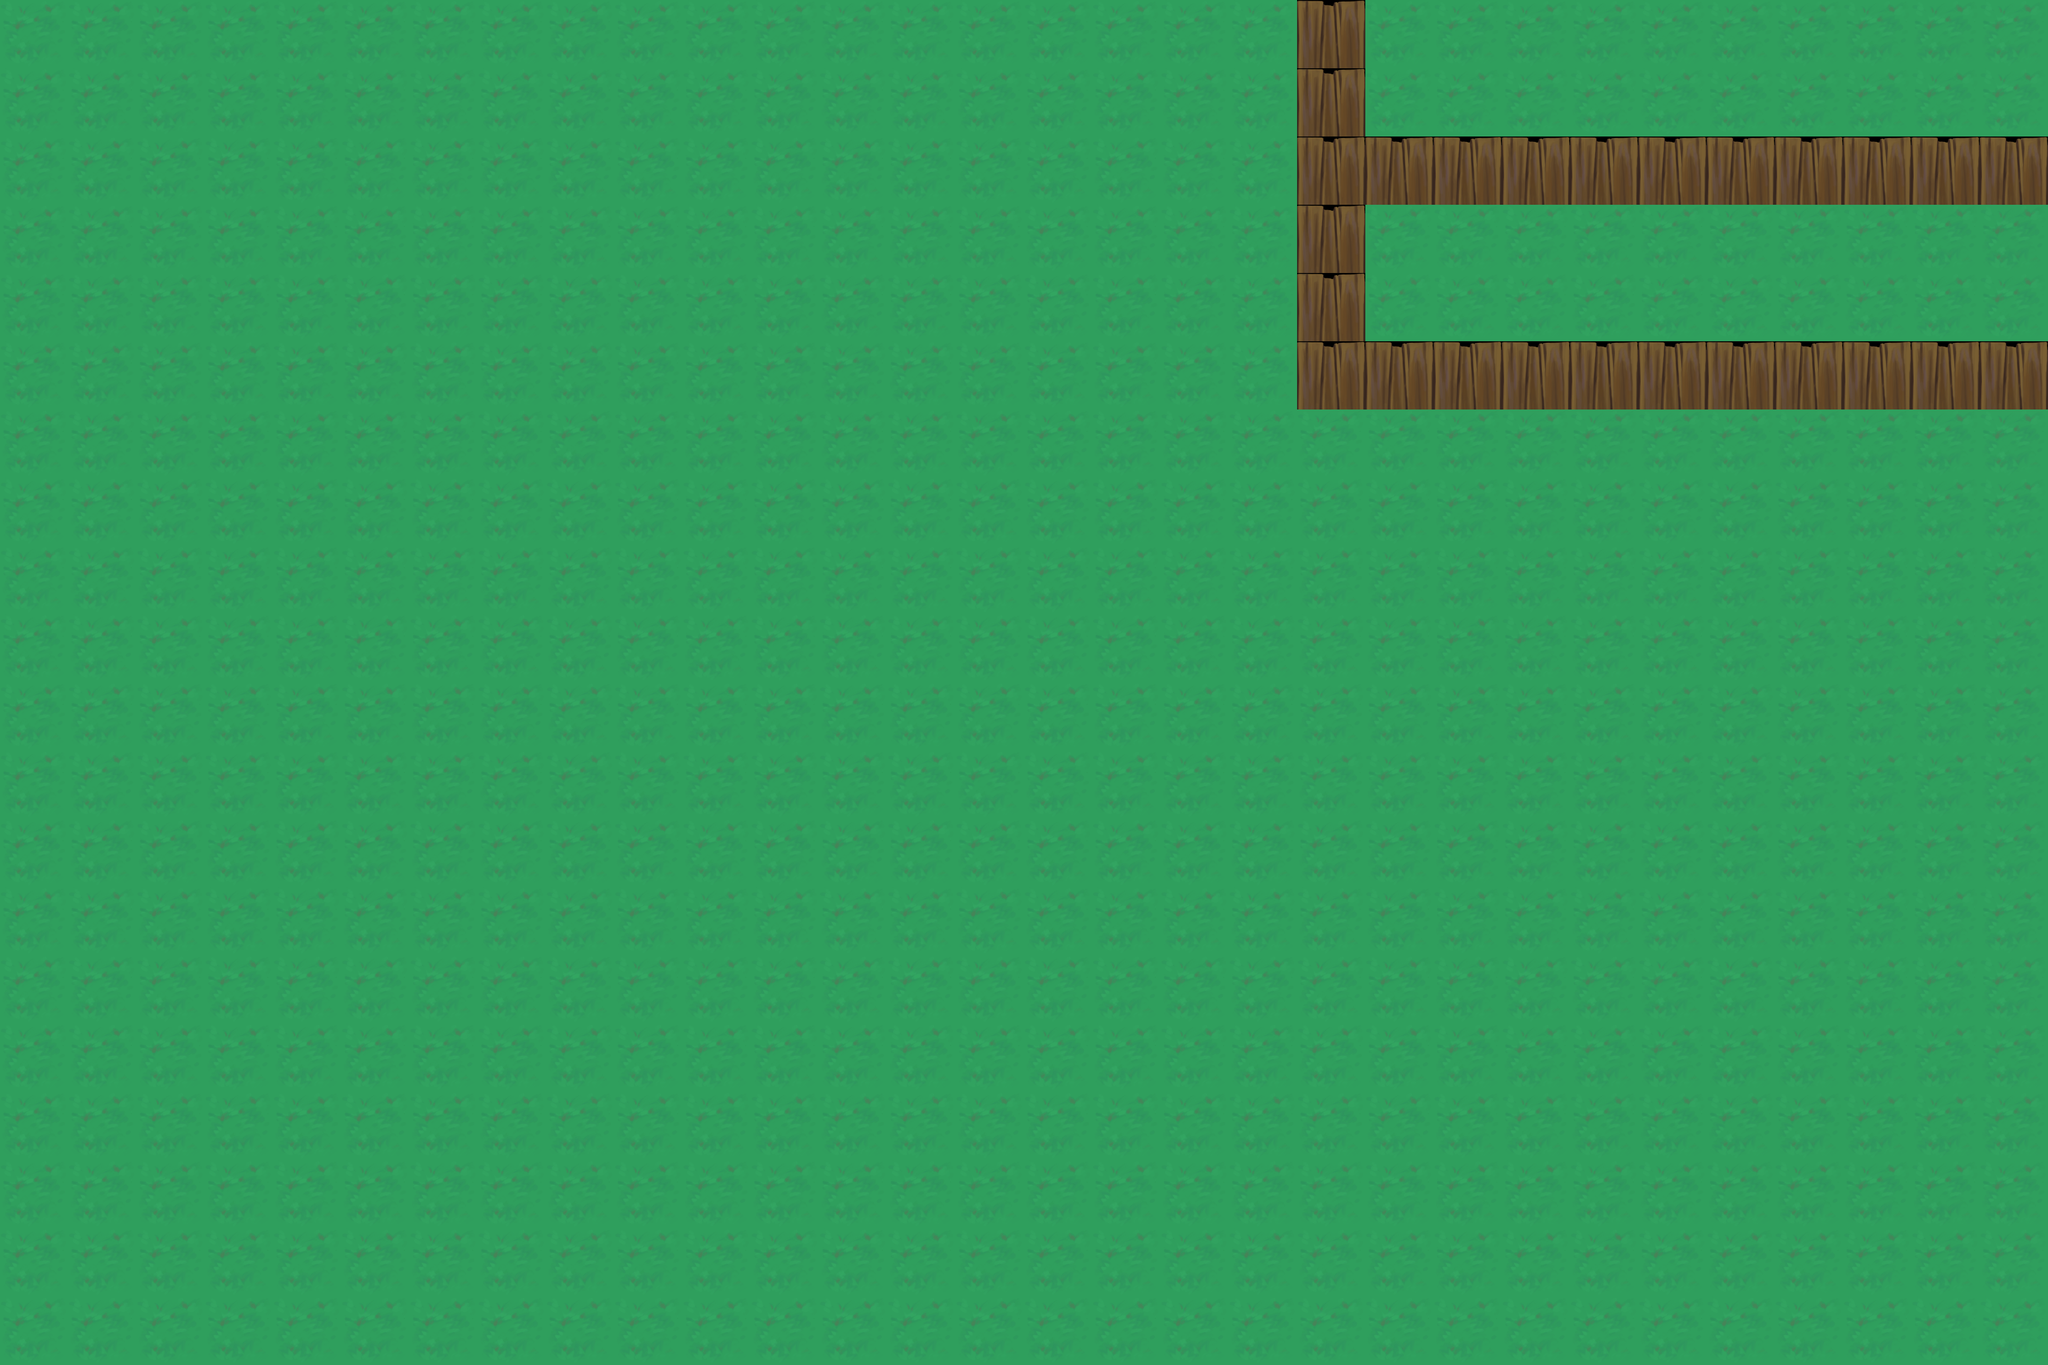

Tiled map render using the project's own tile images. Description and the whole map definition, tile-layer contents included, below:
An orthogonal 30x20 tile map with 128x128 px tiles, 1 tile layer (Tile Layer 1), 2 tilesets and 4 objects.

<map version="1.8" tiledversion="1.8.5" orientation="orthogonal" renderorder="right-down" width="30" height="20" tilewidth="128" tileheight="128" infinite="0" nextlayerid="3" nextobjectid="8">
 <tileset firstgid="1" source="graphics/Dorf.tsx" />
 <tileset firstgid="257" source="graphics/grünland.tsx" />
 <layer id="1" name="Tile Layer 1" width="30" height="20">
  <data encoding="csv">
281,281,281,281,281,281,281,281,281,281,281,281,281,281,281,281,281,281,281,313,281,281,281,281,281,281,281,281,281,281,
281,281,281,281,281,281,281,281,281,281,281,281,281,281,281,281,281,281,281,313,281,281,281,281,281,281,281,281,281,281,
281,281,281,281,281,281,281,281,281,281,281,281,281,281,281,281,281,281,281,313,313,313,313,313,313,313,313,313,313,313,
281,281,281,281,281,281,281,281,281,281,281,281,281,281,281,281,281,281,281,313,281,281,281,281,281,281,281,281,281,281,
281,281,281,281,281,281,281,281,281,281,281,281,281,281,281,281,281,281,281,313,281,281,281,281,281,281,281,281,281,281,
281,281,281,281,281,281,281,281,281,281,281,281,281,281,281,281,281,281,281,313,313,313,313,313,313,313,313,313,313,313,
281,281,281,281,281,281,281,281,281,281,281,281,281,281,281,281,281,281,281,281,281,281,281,281,281,281,281,281,281,281,
281,281,281,281,281,281,281,281,281,281,281,281,281,281,281,281,281,281,281,281,281,281,281,281,281,281,281,281,281,281,
281,281,281,281,281,281,281,281,281,281,281,281,281,281,281,281,281,281,281,281,281,281,281,281,281,281,281,281,281,281,
281,281,281,281,281,281,281,281,281,281,281,281,281,281,281,281,281,281,281,281,281,281,281,281,281,281,281,281,281,281,
281,281,281,281,281,281,281,281,281,281,281,281,281,281,281,281,281,281,281,281,281,281,281,281,281,281,281,281,281,281,
281,281,281,281,281,281,281,281,281,281,281,281,281,281,281,281,281,281,281,281,281,281,281,281,281,281,281,281,281,281,
281,281,281,281,281,281,281,281,281,281,281,281,281,281,281,281,281,281,281,281,281,281,281,281,281,281,281,281,281,281,
281,281,281,281,281,281,281,281,281,281,281,281,281,281,281,281,281,281,281,281,281,281,281,281,281,281,281,281,281,281,
281,281,281,281,281,281,281,281,281,281,281,281,281,281,281,281,281,281,281,281,281,281,281,281,281,281,281,281,281,281,
281,281,281,281,281,281,281,281,281,281,281,281,281,281,281,281,281,281,281,281,281,281,281,281,281,281,281,281,281,281,
281,281,281,281,281,281,281,281,281,281,281,281,281,281,281,281,281,281,281,281,281,281,281,281,281,281,281,281,281,281,
281,281,281,281,281,281,281,281,281,281,281,281,281,281,281,281,281,281,281,281,281,281,281,281,281,281,281,281,281,281,
281,281,281,281,281,281,281,281,281,281,281,281,281,281,281,281,281,281,281,281,281,281,281,281,281,281,281,281,281,281,
281,281,281,281,281,281,281,281,281,281,281,281,281,281,281,281,281,281,281,281,281,281,281,281,281,281,281,281,281,281
</data>
 </layer>
 <objectgroup id="2" name="Wuff">
  <object id="4" x="632" y="456" width="856" height="456" />
  <object id="5" x="2104" y="1040">
   <polygon points="0,0 92,532 416,460 828,68 324,-8" />
  </object>
  <object id="6" x="742.424" y="1715.15">
   <polygon points="0,0 -45.4545,112.121 66.6667,166.667 157.576,39.3939" />
  </object>
  <object id="7" x="1466.67" y="1354.55">
   <polygon points="0,0 75.7576,312.121 -127.273,496.97 -451.515,-42.4242" />
  </object>
 </objectgroup>
</map>
